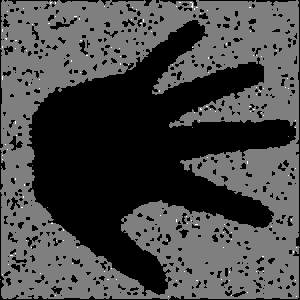
#> input picture Atividade_05/05.Morfologia/results/New_Image_(2a).jpg, 300 x 300 px
$ jupyter execute --allow-errors atividade_05.ipynb
#> lines starting #> are read from the running program, lines starting #| are printed output that depends on the picture
[cell 1]
from PIL import Image
import numpy as np
import matplotlib.pyplot as plt
import random
import cv2 as cv

[cell 2]
img1a = cv.imread('05.Morfologia/Image_(1a).png')
img1b = cv.imread('05.Morfologia/Image_(1b).png')
img2a = cv.imread('05.Morfologia/Image_(2a).jpg')
img3a = cv.imread('05.Morfologia/Image_(3a).jpg')
img4a = cv.imread('05.Morfologia/Image_(4a).jpg')

[cell 3]
def getMinMax(arr):
    # return [min(arr), max(arr)]
    return [0, 255]


def histogram(arr):
    h_arr = np.zeros(256)
    g_arr = ["" for x in range(256)]


    for x in range(len(arr)):
        h_arr[arr[x]] += 1
#> this loop made 0 passes
#> after the loop, h_arr = 256 values from 0 to 0


    max_arr = max(h_arr)
    for x in range(len(h_arr)):
        g_arr[x] = (str(x) + "\t: " + str("|" * int((h_arr[x] * 100)/int(max_arr)) + "\n"))


    return [h_arr, g_arr, getMinMax(arr)]


def printHistogramTxt(save_path, g_arr, p_min_max):
    with open((save_path.split(".")[0] + "_histogram.txt"), "w") as text_file:
        text_file.write("Histograma da imagem: " + save_path + "\n\n")
        for x in range(len(g_arr)):
            text_file.write(g_arr[x])


def printHistogramGraph(save_path, h_arr):
    plt.bar([x for x in range(256)], h_arr)
    plt.title("Histograma")
    plt.xlabel("Pixel")
    plt.ylabel("Frequência")
    plt.grid(True)
    plt.savefig(save_path.split(".")[0] + "_histogram.jpg")
    plt.clf()

#> (a cell that did not finish here is left out)

[cell 5]
img_array_2 = np.asarray(img2a)
#> (the rest of this cell did not finish here and is left out)

#> (a cell that did not finish here is left out)

[cell 7]
img_array_3 = np.asarray(img3a)
#> (the rest of this cell did not finish here and is left out)

#> (a cell that did not finish here is left out)

[cell 9]
img_array_4 = np.asarray(img4a)
#> (the rest of this cell did not finish here and is left out)

## Erosão

### A⊝B={ Z|(B ̂_z )∈A}

##### Isso indica que a erosão de A por B é um conjunto de todos os pontos que B, transladado (deslocado por Z), é um subconjunto de A que B está inteiramente contido em A. A erosão reduz o número de pixels do limite do objeto

[cell 10]
def erosion(image, frame):

    # could not use because, too many values to unpack (expected 2)
    # m,n= image.shape
    m = len(image)
    n = len(image[0])
    # shape = []
    # shape = np.zeros((m,n))

    # Defined structuring element
    # frame = 11,15,45 - Different sizes of the structuring element
    SE = np.ones((frame,frame), dtype=np.uint8)
    constant = (frame-1)//2

    #Define new image
    img_= []
    img_ = np.zeros((m,n))
    imgErode= np.zeros((m,n), dtype=np.uint8)

    for i in range(m):
        for j in range(n):
            if image[i,j].all() > 0:
                imgErode[i,j] = 1

    #Erosion without using inbuilt cv2 function for morphology
    for i in range(constant, m-constant):
        for j in range(constant,n-constant):
            temp = imgErode[i-constant:i+constant+1, j-constant:j+constant+1]
            result = temp*SE
            img_[i,j] = np.min(result)

    return img_

#> (a cell that did not finish here is left out)

#> (a cell that did not finish here is left out)

[cell 13]
new_img_2a = Image.open("05.Morfologia/results/New_Image_(2a).jpg")
#> new_img_2a is the input picture: PIL image 300x300 L; min 0, max 2, mean 0.559
new_img_array_2 = np.asarray(new_img_2a)
h_arr,g_arr,p_min_max = histogram(new_img_array_2)
#> h_arr = 256 values, max 300 at index 0, min 0 at index 3, mean 2.77; g_arr = 256 items; p_min_max = [0, 255]

printHistogramGraph('05.Morfologia/hist_image_(2a).jpg',h_arr)
#> in printHistogramGraph, `plt.savefig(save_path.split(".")[0] + "_histogram.jpg")`:
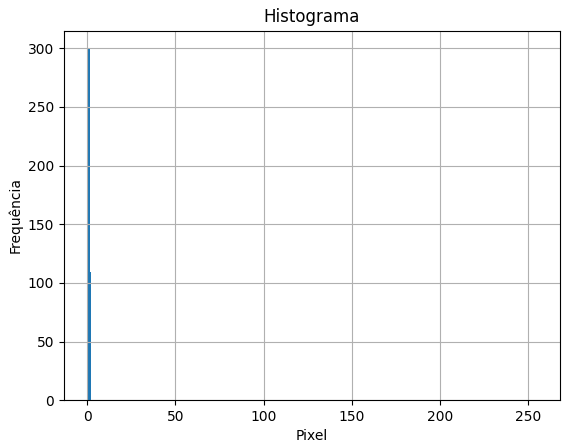
#> figure drawn by matplotlib, 1 panel

## Dilatação

### A⊕B={ Z|[(B ̂_z )∩A]∈A}

##### It fills the holes and broken areas.

##### Na equação acima, A é a imagem e B é o elemento estruturante. Na equação acima, (B ̂_z) significa refletir sobre B sobre sua origem e deslocá-la por Z. Portanto, a dilatação de A com B é o conjunto de todos os deslocamentos, Z, de modo que (B ̂_z) e A se sobrepõem por pelo menos um elemento

[cell 14]
def dilation(image):

    #Acquire size of the image
    p = len(image)
    q = len(image[0])
    # p,q= img2.shape

    #Define new image to store the pixels of dilated image
    imgDilate = []
    imgDilate= np.zeros((p,q))

    #Define the structuring element
    SED = np.array([[0,1,0], [1,1,1],[0,1,0]])
    constant = 1
    #Dilation operation without using inbuilt CV2 function
    for i in range(constant, p-constant):
        for j in range(constant, q-constant):
            temp = image[i - constant:i+constant+1, j - constant:j+constant+1]
            result = temp * SED
            imgDilate[i,j] = np.max(result)
    return imgDilate
    # plt.imshow(imgDilate,cmap="gray")
    # cv.imwrite("Dilated.png", imgDilate)

#> (a cell that did not finish here is left out)

#> (a cell that did not finish here is left out)

[cell 17]
new_img_3a = Image.open("05.Morfologia/results/New_Image_(3a).jpg")
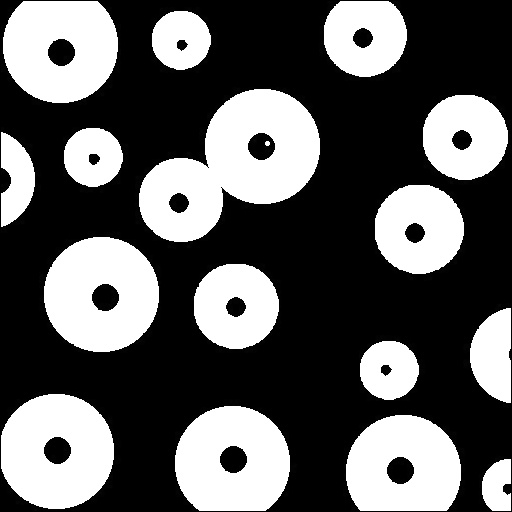
#> input picture Atividade_05/05.Morfologia/results/New_Image_(3a).jpg, 512 x 512 px
#> new_img_3a is the input picture: PIL image 512x512 L; min 0, max 255, mean 96
new_img_array_3 = np.asarray(new_img_3a)
h_arr,g_arr,p_min_max = histogram(new_img_array_3)
#> h_arr = 256 values, max 512 at index 0, min 0 at index 14, mean 25.41

printHistogramGraph('05.Morfologia/hist_image_(3a).jpg',h_arr)
#> call 2 of printHistogramGraph, with save_path = '05.Morfologia/hist_image_(3a).jpg', h_arr = array of shape (256,)
#> in printHistogramGraph (call 2), `plt.savefig(save_path.split(".")[0] + "_histogram.jpg")`:
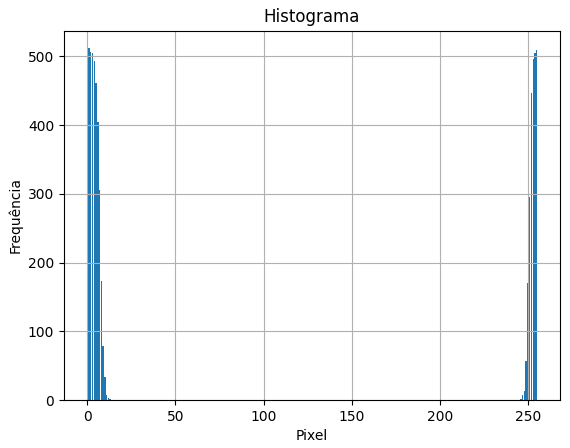
#> figure drawn by matplotlib, 1 panel

#> (a cell that did not finish here is left out)

#> (a cell that did not finish here is left out)

[cell 20]
new_img_4a = Image.open("05.Morfologia/results/New_Image_(4a).jpg")
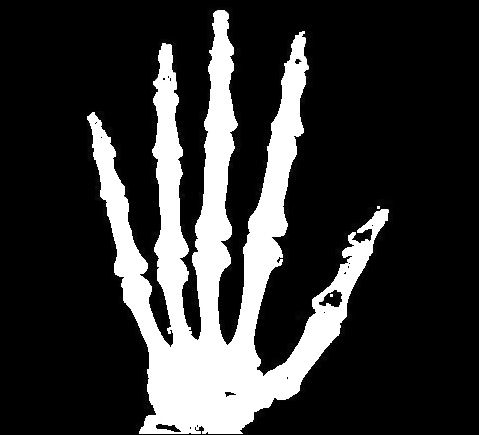
#> input picture Atividade_05/05.Morfologia/results/New_Image_(4a).jpg, 479 x 435 px
#> new_img_4a is the input picture: PIL image 479x435 L; min 0, max 255, mean 51.8
new_img_array_4 = np.asarray(new_img_4a)
h_arr,g_arr,p_min_max = histogram(new_img_array_4)
#> h_arr = 256 values, max 435 at index 0, min 0 at index 22, mean 28.09

printHistogramGraph('05.Morfologia/hist_image_(4a).jpg',h_arr)
#> call 3 of printHistogramGraph, with save_path = '05.Morfologia/hist_image_(4a).jpg', h_arr = array of shape (256,)
#> in printHistogramGraph (call 3), `plt.savefig(save_path.split(".")[0] + "_histogram.jpg")`:
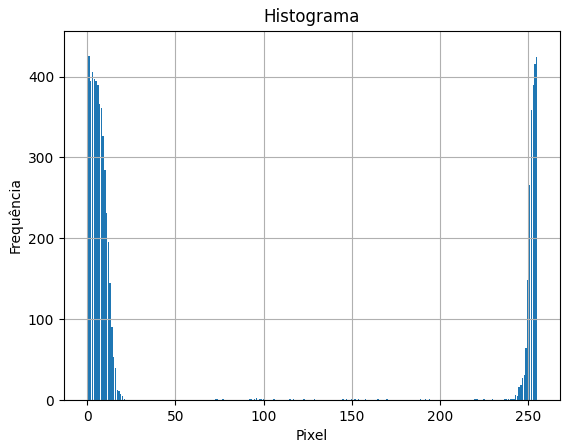
#> figure drawn by matplotlib, 1 panel; tallest bar 435 high, from x = -0.4 to 0.4
